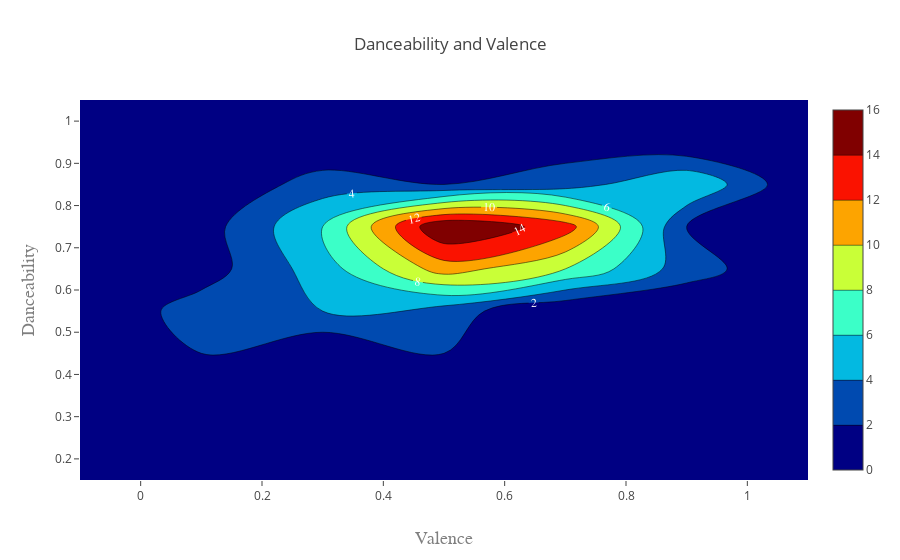

This figure's notebook cell:
### Code cell
x = df_transform.valence
y = df_transform.danceability

trace = [go.Histogram2dContour(
        x = x,
        y = y,
        colorscale = 'Jet',
        contours = dict(
            showlabels = True,
            labelfont = dict(
                family = 'Raleway',
                color = 'white'
            )
        ),
        hoverlabel = dict(
            bgcolor = 'white',
            bordercolor = 'black',
            font = dict(
                family = 'Raleway',
                color = 'black'
            )
        )
        
)]

data = trace

layout = go.Layout(
    title='Danceability and Valence',
    xaxis=dict(
        title='Valence',
        titlefont=dict(
            family='Courier New, monospace',
            size=18,
            color='#7f7f7f'
        )
    ),
    yaxis=dict(
        title='Danceability',
        titlefont=dict(
            family='Courier New, monospace',
            size=18,
            color='#7f7f7f'
        )
    )
)

fig = go.Figure(data=data, layout=layout)

iplot(fig)

### Figure 1 — Plotly figure (JSON) as saved in the notebook; plotly's stock layout.template omitted (floating-point values rounded to 4 significant figures)
{"data": [{"colorscale": "Jet", "contours": {"labelfont": {"color": "white", "family": "Raleway"}, "showlabels": true}, "hoverlabel": {"bgcolor": "white", "bordercolor": "black", "font": {"color": "black", "family": "Raleway"}}, "type": "histogram2dcontour", "uid": "1d9ae266-a9e3-11e8-b1c6-9a0015cd93e0", "x": [0.931, 0.813, 0.846, 0.446, 0.811, 0.4, 0.515, 0.733, 0.86, 0.0862, 0.401, 0.219, 0.498, 0.777, 0.281, 0.504, 0.782, 0.471, 0.742, 0.708, 0.294, 0.298, 0.494, 0.966, 0.426, 0.42, 0.781, 0.195, 0.661, 0.457, 0.579, 0.535, 0.632, 0.511, 0.656, 0.386, 0.364, 0.119, 0.527, 0.557, 0.168, 0.718, 0.872, 0.557, 0.737, 0.672, 0.326, 0.907, 0.175, 0.418, 0.36, 0.605, 0.142, 0.544, 0.371, 0.647, 0.733, 0.863, 0.587, 0.632, 0.402, 0.732, 0.682, 0.462, 0.595, 0.485, 0.159, 0.868, 0.754, 0.26, 0.222, 0.43, 0.394, 0.13, 0.506, 0.286, 0.534, 0.374, 0.497, 0.356, 0.558, 0.71, 0.678, 0.603, 0.704, 0.419, 0.196, 0.501, 0.343, 0.448, 0.45, 0.962, 0.427, 0.649, 0.376, 0.272, 0.403, 0.631, 0.434, 0.0967], "y": [0.825, 0.694, 0.66, 0.617, 0.609, 0.904, 0.64, 0.726, 0.853, 0.735, 0.732, 0.653, 0.679, 0.774, 0.833, 0.627, 0.696, 0.461, 0.72, 0.779, 0.543, 0.6, 0.358, 0.857, 0.744, 0.706, 0.624, 0.584, 0.748, 0.707, 0.768, 0.681, 0.671, 0.736, 0.771, 0.629, 0.809, 0.577, 0.869, 0.548, 0.599, 0.676, 0.893, 0.746, 0.755, 0.746, 0.736, 0.852, 0.927, 0.768, 0.744, 0.927, 0.476, 0.644, 0.791, 0.684, 0.703, 0.704, 0.743, 0.818, 0.637, 0.683, 0.876, 0.448, 0.741, 0.775, 0.314, 0.734, 0.747, 0.77, 0.516, 0.841, 0.798, 0.611, 0.697, 0.52, 0.698, 0.647, 0.773, 0.731, 0.721, 0.761, 0.673, 0.648, 0.832, 0.752, 0.49, 0.608, 0.573, 0.544, 0.789, 0.855, 0.708, 0.744, 0.884, 0.675, 0.542, 0.731, 0.658, 0.258]}], "layout": {"title": "Danceability and Valence", "xaxis": {"title": "Valence", "titlefont": {"color": "#7f7f7f", "family": "Courier New, monospace", "size": 18}}, "yaxis": {"title": "Danceability", "titlefont": {"color": "#7f7f7f", "family": "Courier New, monospace", "size": 18}}}}
